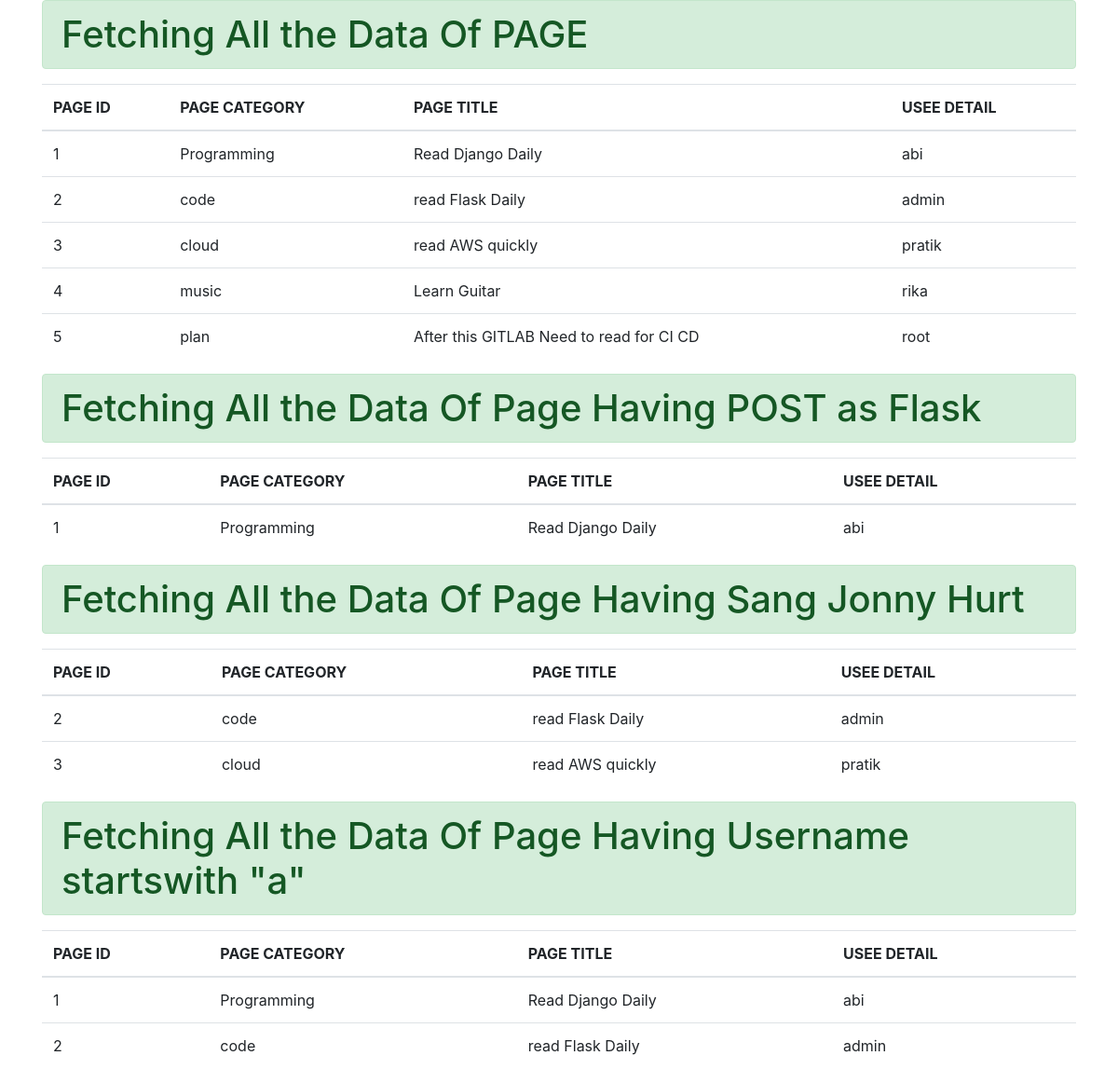
/page/, run on the app's committed database.
### allRelationshipApp/models.py (models this page shows, shortened)
class Page(models.Model):
    user=models.OneToOneField(User,on_delete=models.CASCADE)
    page_cat=models.CharField(max_length=50)
    page_title=models.CharField(max_length=50)

### allRelationshipApp/views.py (the view)
# urls.py: path('page/', views.show_page_details),
def show_page_details(request):
    data1=Page.objects.all()
    data2=Page.objects.filter(user__post__post_name="Read Django Rest Frameworks")
    data3=Page.objects.filter(user__song__song_name="Hurt")
    data4=Page.objects.filter(user__username__startswith="a")
    return render(request, "allRelationshipApp/page.html", {"data1":data1,"data2":data2,"data3":data3,"data4":data4})

### allRelationshipApp/templates/allRelationshipApp/page.html (shortened to what this page needs)
<!DOCTYPE html>
<html lang="en">
<head>
    <link rel="stylesheet" href="https://cdn.jsdelivr.net/npm/bootstrap@4.6.0/dist/css/bootstrap.min.css">
</head>
<body>
    <div class="container">
        <h1 class="display-5 alert alert-success">Fetching All the Data Of PAGE</h1>
        {% if data1 %}
        <table class="table table-inverse">
            <thead>
                <tr>
                    <th>PAGE ID</th>
                    <th>PAGE CATEGORY</th>
                    <th>PAGE TITLE</th>
                    <th>USEE DETAIL</th>
                </tr>
            </thead>
            <tbody>
                {% for data in data1 %}
                <tr>
                    <td>{{data.id}}</td>
                    <td>{{data.page_cat}}</td>
                    <td>{{data.page_title}}</td>
                    <td>{{data.user}}</td>
                </tr>
                {% endfor %}
            </tbody>
        </table>
        {% else %}
        <h1 class="display-4 alert alert-danger">No data available</h1>
        {% endif %}
    </div>
    <div class="container">
        <h1 class="display-5 alert alert-success">Fetching All the Data Of Page Having POST as Flask</h1>
        {% if data2 %}
        <table class="table table-inverse">
            <thead>
                <tr>
                    <th>PAGE ID</th>
                    <th>PAGE CATEGORY</th>
                    <th>PAGE TITLE</th>
                    <th>USEE DETAIL</th>
                </tr>
            </thead>
            <tbody>
                {% for data in data2 %}
                <tr>
                    <td>{{data.id}}</td>
                    <td>{{data.page_cat}}</td>
                    <td>{{data.page_title}}</td>
                    <td>{{data.user}}</td>
                </tr>
                {% endfor %}
            </tbody>
        </table>
        {% else %}
        <h1 class="display-4 alert alert-danger">No data available</h1>
        {% endif %}
    </div>
      <div class="container">
        <h1 class="display-5 alert alert-success">Fetching All the Data Of Page Having Sang Jonny Hurt</h1>
        {% if data3 %}
        <table class="table table-inverse">
            <thead>
                <tr>
                    <th>PAGE ID</th>
                    <th>PAGE CATEGORY</th>
                    <th>PAGE TITLE</th>
                    <th>USEE DETAIL</th>
                </tr>
            </thead>
            <tbody>
                {% for data in data3 %}
                <tr>
                    <td>{{data.id}}</td>
                    <td>{{data.page_cat}}</td>
                    <td>{{data.page_title}}</td>
                    <td>{{data.user}}</td>
                </tr>
                {% endfor %}
            </tbody>
        </table>
        {% else %}
        <h1 class="display-4 alert alert-danger">No data available</h1>
        {% endif %}
    </div>
          <div class="container">
        <h1 class="display-5 alert alert-success">Fetching All the Data Of Page Having Username startswith "a"</h1>
        {% if data4 %}
        <table class="table table-inverse">
            <thead>
                <tr>
                    <th>PAGE ID</th>
                    <th>PAGE CATEGORY</th>
                    <th>PAGE TITLE</th>
                    <th>USEE DETAIL</th>
                </tr>
            </thead>
            <tbody>
                {% for data in data4 %}
                <tr>
                    <td>{{data.id}}</td>
                    <td>{{data.page_cat}}</td>
                    <td>{{data.page_title}}</td>
                    <td>{{data.user}}</td>
                </tr>
                {% endfor %}
            </tbody>
        </table>
        {% else %}
        <h1 class="display-4 alert alert-danger">No data available</h1>
        {% endif %}
    </div>
</body>
</html>

### data on the page
Page: id "1", page_cat "Programming", page_title "Read Django Daily", user "abi"
Page: id "2", page_cat "code", page_title "read Flask Daily", user "admin"
Page: id "3", page_cat "cloud", page_title "read AWS quickly", user "pratik"
Page: id "4", page_cat "music", page_title "Learn Guitar", user "rika"
Page: id "5", page_cat "plan", page_title "After this GITLAB Need to read for CI CD", user "root"
